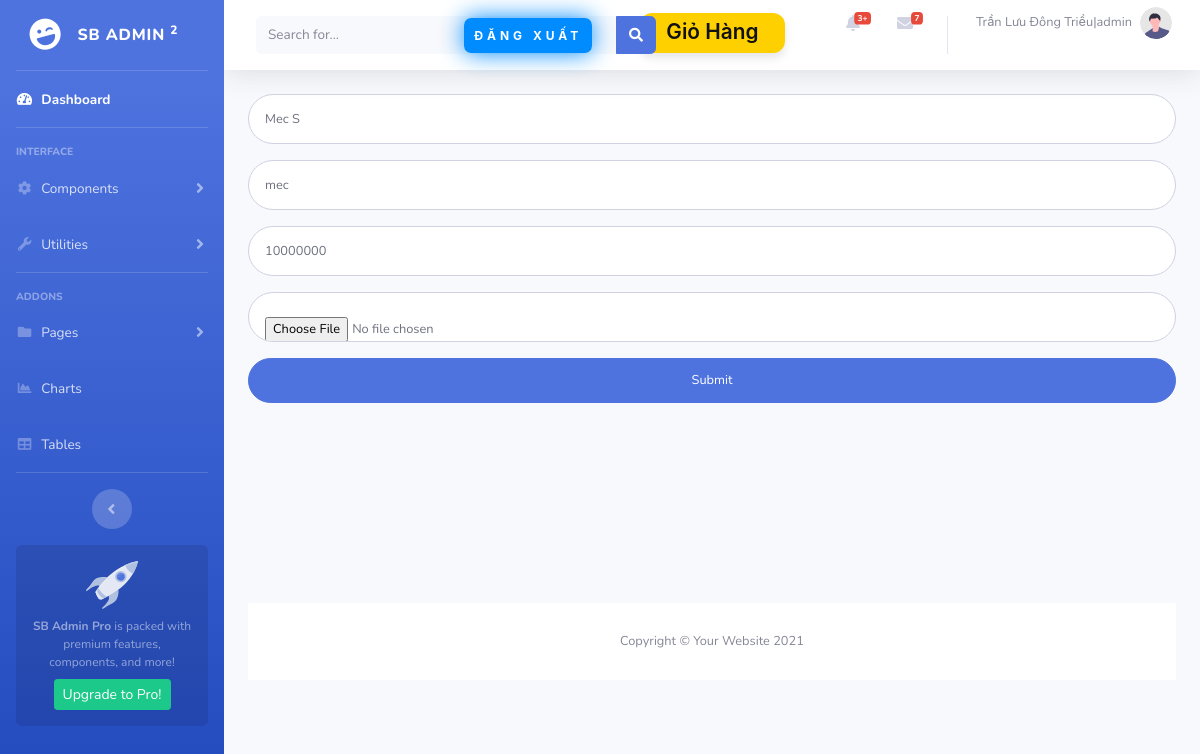
Page /product/edit?id=17 (signed in) on the committed database.
### tables this page shows
CREATE TABLE `products` (
  `id` int(11) NOT NULL,
  `name` varchar(150) NOT NULL,
  `description` varchar(300) NOT NULL,
  `price` decimal(10,0) NOT NULL,
  `image` varchar(200) NOT NULL
);

### index.php (called while the page is built, shortened)
<?php
require_once 'config/database.php';
require_once 'app/controllers/ProductController.php';
require_once 'app/models/ProductModel.php';
$url = $_GET['url'] ?? '';
$url = rtrim($url, '/');
$url = filter_var($url, FILTER_SANITIZE_URL);
$urlParts = explode('?', $url);
$path = $urlParts[0];
$action = '';
if (!empty($path)) {
    $pathParts = explode('/', $path);
    $action = isset($pathParts[1]) && $pathParts[1] != '' ? $pathParts[1] : 'index';
}
$controller = new $controllerName();
call_user_func_array([$controller, $action], array_slice($pathParts, 2));
?>

### config/database.php (called while the page is built, shortened)
<?php
class Database {
    private $host = "localhost";
    private $db_name = "QLBanXe";
    private $username = "root";
    private $password = "";
    public function getConnection() {
        $this->conn = null;
        try {
            $this->conn = new PDO("mysql:host=" . $this->host . ";port=3306;dbname=" . $this->db_name, $this->username, $this->password);
            $this->conn->exec("set names utf8");
        } catch(PDOException $exception) {
            echo "Connection error: " . $exception->getMessage();
        }
        return $this->conn;
    }
}

### app/models/ProductModel.php (called while the page is built, shortened)
<?php
class ProductModel
{
    private $conn;
    private $table_name = "products";
    public function __construct($db)
    {
        $this->conn = $db;
    }
    public function getProductById($id)
    {
        $query = "SELECT * FROM ". $this->table_name." where id = $id";
        $stmt = $this->conn->prepare($query);
        $stmt->execute();
        $result = $stmt->fetch(PDO::FETCH_OBJ);
        return $result;
    }
}

### app/views/product/edit.php (the view, shortened to what this page needs)
<?php
include_once 'app/views/share/header.php' ?>
<form class="user" action="/QLBanXe/product/edit" method="post" enctype="multipart/form-data">
    <div class="form-group">
        <input type="text" class="form-control form-control-user" name="name" value="<?php echo $product->name; ?>" placeholder="Product Name">
    </div>
    <div class="form-group">
        <input type="text" class="form-control form-control-user" name="description" value="<?php echo $product->description; ?>" placeholder="Product Description">
    </div>
    <div class="form-group">
        <input type="text" class="form-control form-control-user" name="price" value="<?php echo $product->price; ?>" placeholder="Product Price">
    </div>
    <div class="form-group">
        <input type="file" class="form-control form-control-user" name="image" value="<?php echo $product->image; ?>">
    </div>
    <button type="submit" class="btn btn-primary btn-user btn-block" name="submit">Submit</button>
</form>
<?php
include_once 'app/views/share/footer.php' ?>

### rows in the picture
products: name "Mec S", description "mec", price "10000000"

### other values in the picture
$_SESSION['name'] "Trần Lưu Đông Triều"
$_SESSION['role'] "admin"
